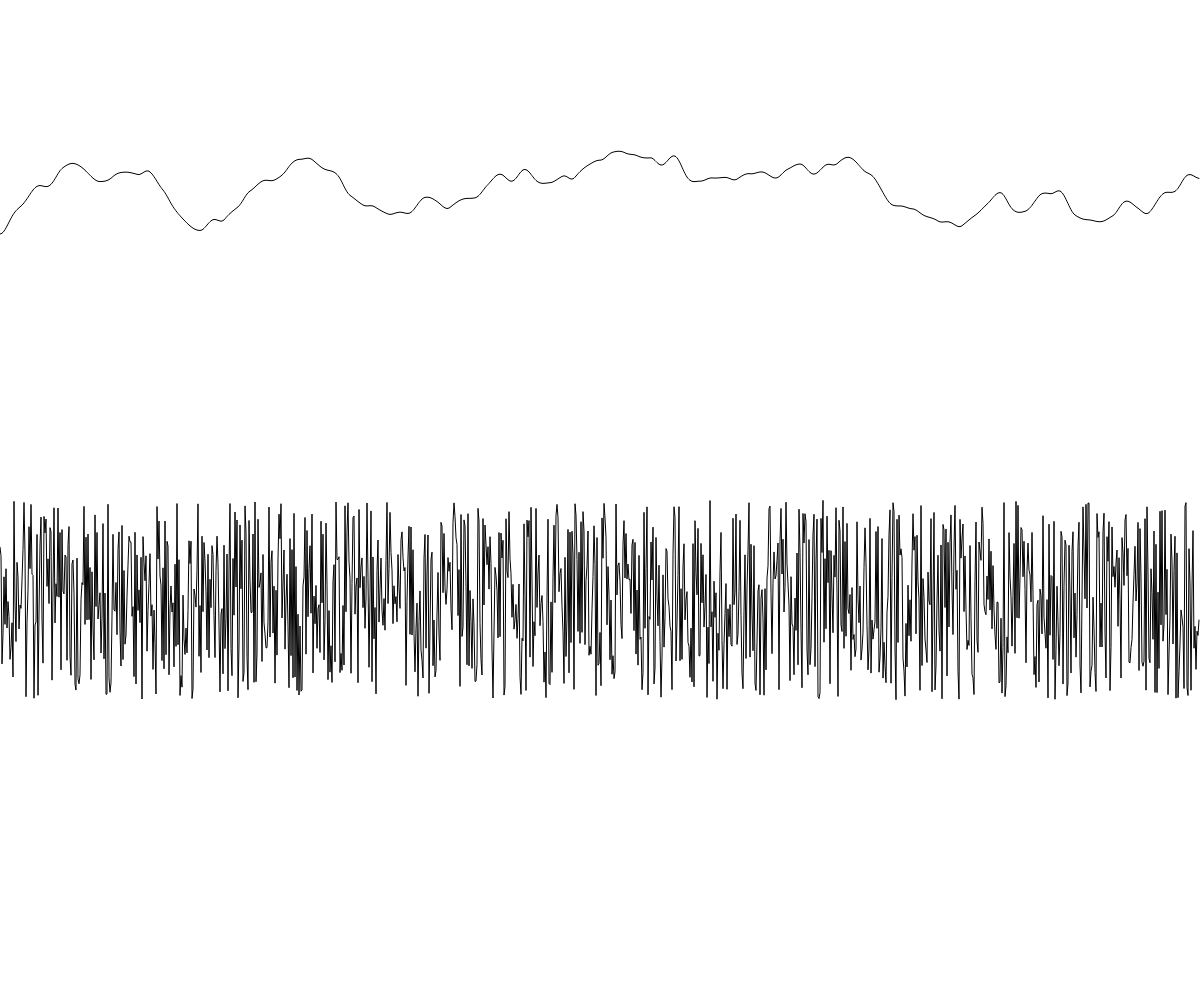
Frame 1 (no input)
Frame 60 (no input): identical to frame 1, image omitted
Frame 120 (the mouse pressed at the canvas centre since frame 60): identical to frame 1, image omitted

The p5.js sketch that drew this single still picture (run headless with seeded random() and noise() and a simulated clock; from frame 60 on, the mouse is pressed at the canvas centre):

// p5.js sketch
// ── sketch.js
function setup() {
	createCanvas(windowWidth, windowHeight)
	
}

function windowResized(){
	resizeCanvas(windowWidth,windowHeight)
}

function draw() {
	background(255)


	// noise 1D
	noFill()
	stroke(0)
	beginShape()
	for (let i=0; i<width; i++) {
		const n = noise(i * 0.01)
		const x = i
		const y = height/2 - height/5 + (n * 200) - height/5

		vertex(x, y)


	}
	endShape()

	// random
	stroke(0)
	randomSeed(0)
	beginShape()
	for (let i=0; i<width; i++) {
		const n = random(1)

		 const x = i
		 const y = height/2 + height/5 + (n * 200) - height/5

		vertex(x, y)


	}
	endShape()

}
